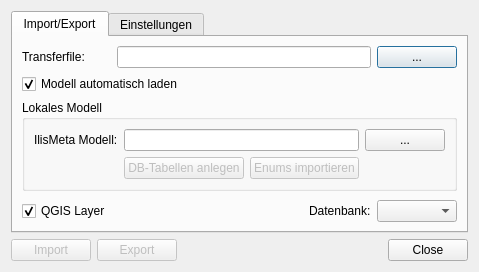
<?xml version="1.0" encoding="UTF-8"?>
<ui version="4.0">
 <class>Interlis</class>
 <widget class="QDialog" name="Interlis">
  <property name="geometry">
   <rect>
    <x>0</x>
    <y>0</y>
    <width>406</width>
    <height>256</height>
   </rect>
  </property>
  <property name="windowTitle">
   <string>Interlis</string>
  </property>
  <layout class="QGridLayout" name="gridLayout_2">
   <item row="0" column="0" colspan="4">
    <widget class="QTabWidget" name="tabWidget">
     <property name="enabled">
      <bool>true</bool>
     </property>
     <property name="currentIndex">
      <number>0</number>
     </property>
     <widget class="QWidget" name="transfertab">
      <attribute name="title">
       <string>Import/Export</string>
      </attribute>
      <layout class="QGridLayout" name="gridLayout">
       <item row="1" column="3">
        <widget class="QPushButton" name="mDataFileButton">
         <property name="text">
          <string>...</string>
         </property>
        </widget>
       </item>
       <item row="5" column="0">
        <widget class="QCheckBox" name="m">
         <property name="text">
          <string>QGIS Layer</string>
         </property>
         <property name="checked">
          <bool>true</bool>
         </property>
        </widget>
       </item>
       <item row="5" column="2">
        <widget class="QLabel" name="mDestQgisLayerCheckBox">
         <property name="text">
          <string>Datenbank:</string>
         </property>
         <property name="buddy">
          <cstring>cbDbConnections</cstring>
         </property>
        </widget>
       </item>
       <item row="5" column="3">
        <widget class="QComboBox" name="cbDbConnections"/>
       </item>
       <item row="1" column="0">
        <widget class="QLabel" name="mDataFileLabel">
         <property name="text">
          <string>Transferfile:</string>
         </property>
         <property name="buddy">
          <cstring>mDataLineEdit</cstring>
         </property>
        </widget>
       </item>
       <item row="3" column="0" colspan="4">
        <widget class="QgsCollapsibleGroupBoxBasic" name="mImdGroupBox">
         <property name="enabled">
          <bool>true</bool>
         </property>
         <property name="title">
          <string>Lokales Modell</string>
         </property>
         <property name="collapsed" stdset="0">
          <bool>true</bool>
         </property>
         <layout class="QGridLayout" name="gridLayout_3">
          <item row="0" column="3">
           <widget class="QPushButton" name="mModelFileButton">
            <property name="text">
             <string>...</string>
            </property>
           </widget>
          </item>
          <item row="3" column="2">
           <widget class="QPushButton" name="mImportEnumsButton">
            <property name="enabled">
             <bool>false</bool>
            </property>
            <property name="text">
             <string>Enums importieren</string>
            </property>
           </widget>
          </item>
          <item row="0" column="1" colspan="2">
           <widget class="QLineEdit" name="mModelLineEdit"/>
          </item>
          <item row="0" column="0">
           <widget class="QLabel" name="mModelFileLabel">
            <property name="maximumSize">
             <size>
              <width>16777215</width>
              <height>16777215</height>
             </size>
            </property>
            <property name="text">
             <string>IlisMeta Modell:</string>
            </property>
            <property name="buddy">
             <cstring>mModelLineEdit</cstring>
            </property>
           </widget>
          </item>
          <item row="3" column="1">
           <widget class="QPushButton" name="mCreateSchemaButton">
            <property name="enabled">
             <bool>false</bool>
            </property>
            <property name="text">
             <string>DB-Tabellen anlegen</string>
            </property>
           </widget>
          </item>
         </layout>
        </widget>
       </item>
       <item row="2" column="0" colspan="3">
        <widget class="QCheckBox" name="mModelAutoLoadCheckBox">
         <property name="text">
          <string>Modell automatisch laden</string>
         </property>
         <property name="checked">
          <bool>true</bool>
         </property>
        </widget>
       </item>
       <item row="5" column="1">
        <spacer name="horizontalSpacer_2">
         <property name="orientation">
          <enum>Qt::Horizontal</enum>
         </property>
         <property name="sizeHint" stdset="0">
          <size>
           <width>40</width>
           <height>20</height>
          </size>
         </property>
        </spacer>
       </item>
       <item row="1" column="1" colspan="2">
        <widget class="QLineEdit" name="mDataLineEdit"/>
       </item>
       <item row="4" column="1">
        <spacer name="verticalSpacer">
         <property name="orientation">
          <enum>Qt::Vertical</enum>
         </property>
         <property name="sizeHint" stdset="0">
          <size>
           <width>20</width>
           <height>40</height>
          </size>
         </property>
        </spacer>
       </item>
      </layout>
     </widget>
     <widget class="QWidget" name="settingstab">
      <attribute name="title">
       <string>Einstellungen</string>
      </attribute>
      <layout class="QGridLayout" name="gridLayout_5">
       <item row="1" column="0">
        <widget class="QFrame" name="frame_2">
         <layout class="QGridLayout" name="gridLayout_8">
          <item row="0" column="0">
           <widget class="QLabel" name="label_5">
            <property name="text">
             <string>ili2c.jar Pfad:</string>
            </property>
            <property name="buddy">
             <cstring>mIli2cLineEdit</cstring>
            </property>
           </widget>
          </item>
          <item row="0" column="1">
           <widget class="QLineEdit" name="mIli2cLineEdit"/>
          </item>
          <item row="0" column="2">
           <widget class="QPushButton" name="mIli2cPathButton">
            <property name="text">
             <string>...</string>
            </property>
           </widget>
          </item>
          <item row="1" column="0">
           <widget class="QLabel" name="label_3">
            <property name="enabled">
             <bool>false</bool>
            </property>
            <property name="text">
             <string>Model Repositories:</string>
            </property>
            <property name="buddy">
             <cstring>mRepoUrlLineEdit</cstring>
            </property>
           </widget>
          </item>
          <item row="1" column="1">
           <widget class="QLineEdit" name="mRepoUrlLineEdit">
            <property name="enabled">
             <bool>false</bool>
            </property>
            <property name="text">
             <string>http://models.interlis.ch/</string>
            </property>
           </widget>
          </item>
          <item row="2" column="0">
           <widget class="QLabel" name="label_4">
            <property name="text">
             <string>IlisMeta Lookup:</string>
            </property>
            <property name="buddy">
             <cstring>mIlisMetaUrlLineEdit</cstring>
            </property>
           </widget>
          </item>
          <item row="2" column="1">
           <widget class="QLineEdit" name="mIlisMetaUrlLineEdit">
            <property name="text">
             <string>http://interlis.sourcepole.ch/wps</string>
            </property>
           </widget>
          </item>
          <item row="3" column="1">
           <widget class="QCheckBox" name="cbSkipFailures">
            <property name="text">
             <string>Import-Fehler überspringen</string>
            </property>
            <property name="checked">
             <bool>true</bool>
            </property>
           </widget>
          </item>
          <item row="4" column="1">
           <widget class="QCheckBox" name="cbResetData">
            <property name="text">
             <string>Daten ersetzen</string>
            </property>
            <property name="checked">
             <bool>true</bool>
            </property>
           </widget>
          </item>
          <item row="5" column="1">
           <widget class="QCheckBox" name="cbStrokeCurve">
            <property name="text">
             <string>Kurven segmentieren</string>
            </property>
            <property name="checked">
             <bool>true</bool>
            </property>
           </widget>
          </item>
          <item row="6" column="1">
           <spacer name="verticalSpacer_3">
            <property name="orientation">
             <enum>Qt::Vertical</enum>
            </property>
            <property name="sizeHint" stdset="0">
             <size>
              <width>20</width>
              <height>40</height>
             </size>
            </property>
           </spacer>
          </item>
         </layout>
        </widget>
       </item>
      </layout>
     </widget>
    </widget>
   </item>
   <item row="2" column="3">
    <widget class="QDialogButtonBox" name="buttonBox">
     <property name="standardButtons">
      <set>QDialogButtonBox::Close</set>
     </property>
    </widget>
   </item>
   <item row="2" column="1">
    <widget class="QPushButton" name="mExportButton">
     <property name="enabled">
      <bool>false</bool>
     </property>
     <property name="text">
      <string>Export</string>
     </property>
    </widget>
   </item>
   <item row="2" column="0">
    <widget class="QPushButton" name="mImportButton">
     <property name="enabled">
      <bool>false</bool>
     </property>
     <property name="text">
      <string>Import</string>
     </property>
    </widget>
   </item>
   <item row="2" column="2">
    <spacer name="horizontalSpacer">
     <property name="orientation">
      <enum>Qt::Horizontal</enum>
     </property>
     <property name="sizeHint" stdset="0">
      <size>
       <width>40</width>
       <height>20</height>
      </size>
     </property>
    </spacer>
   </item>
  </layout>
 </widget>
 <customwidgets>
  <customwidget>
   <class>QgsCollapsibleGroupBoxBasic</class>
   <extends>QGroupBox</extends>
   <header>qgis/gui/qgscollapsiblegroupboxbasic.h</header>
   <container>1</container>
   <slots>
    <slot>setCollapsed(bool)</slot>
   </slots>
  </customwidget>
 </customwidgets>
 <tabstops>
  <tabstop>mDataFileButton</tabstop>
  <tabstop>mDataLineEdit</tabstop>
 </tabstops>
 <resources/>
 <connections>
  <connection>
   <sender>buttonBox</sender>
   <signal>accepted()</signal>
   <receiver>Interlis</receiver>
   <slot>accept()</slot>
   <hints>
    <hint type="sourcelabel">
     <x>440</x>
     <y>232</y>
    </hint>
    <hint type="destinationlabel">
     <x>157</x>
     <y>236</y>
    </hint>
   </hints>
  </connection>
  <connection>
   <sender>buttonBox</sender>
   <signal>rejected()</signal>
   <receiver>Interlis</receiver>
   <slot>reject()</slot>
   <hints>
    <hint type="sourcelabel">
     <x>440</x>
     <y>232</y>
    </hint>
    <hint type="destinationlabel">
     <x>286</x>
     <y>236</y>
    </hint>
   </hints>
  </connection>
  <connection>
   <sender>mModelAutoLoadCheckBox</sender>
   <signal>clicked(bool)</signal>
   <receiver>mImdGroupBox</receiver>
   <slot>setCollapsed(bool)</slot>
   <hints>
    <hint type="sourcelabel">
     <x>21</x>
     <y>67</y>
    </hint>
    <hint type="destinationlabel">
     <x>55</x>
     <y>94</y>
    </hint>
   </hints>
  </connection>
  <connection>
   <sender>m</sender>
   <signal>clicked(bool)</signal>
   <receiver>cbDbConnections</receiver>
   <slot>setEnabled(bool)</slot>
   <hints>
    <hint type="sourcelabel">
     <x>78</x>
     <y>184</y>
    </hint>
    <hint type="destinationlabel">
     <x>376</x>
     <y>184</y>
    </hint>
   </hints>
  </connection>
 </connections>
</ui>
